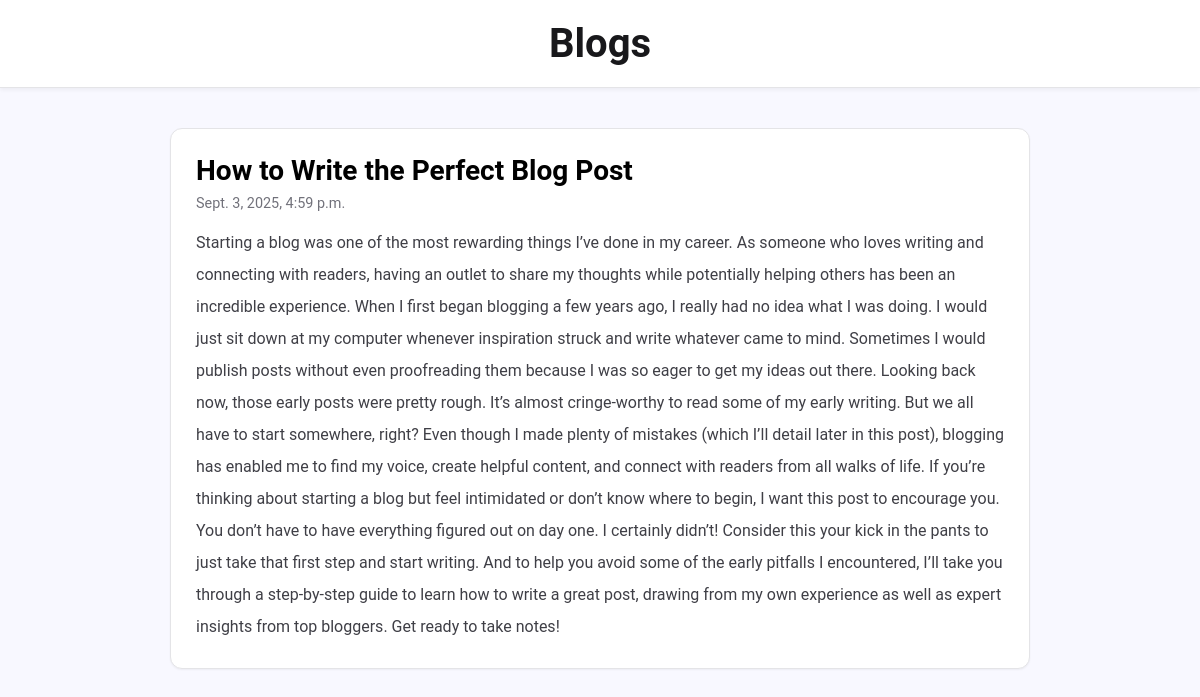
Screenshot of /post/8 with the database file from the repository.
### post/models.py (models this page shows)
class Post(models.Model):
  title = models.CharField(max_length=100)
  body = models.CharField(max_length=10000000)
  created = models.DateTimeField(default = datetime.now,blank=True)

### post/views.py (the view)
# urls.py: path('',include('post.urls'))
def post(request,pk):
  posts = Post.objects.get(id=pk)
  return render(request,'post.html',{'posts': posts})

### templates/post.html (shortened to what this page needs)
{% load static %}
<!DOCTYPE html>
<html>
<head>
  <link rel="stylesheet" href="{% static 'post.css' %}">
</head>
<body>
  <div class="header">
    <h2>Blogs</h2>
  </div>
  <div class="row">
    <div class="leftcolumn">
      <div class="card" style="text-decoration: none; color: black;">
        <h2>{{posts.title}}</h2>
        <h5>{{posts.created}}</h5>
        <p style="text-align: left; line-height: 2;">{{posts.body}}</p>
      </div>
    </div>
  </div>
</body>
</html>

### static/post.css (style rules this page uses)
* { box-sizing: border-box; margin: 0; padding: 0; }
body { background-color: #F8F8FF; color: #2c3e50; font-family: 'Roboto', sans-serif; }
.header { background: white; padding: 20px 40px; text-align: center; position: relative; border-bottom: 1px solid #e4e4e7; box-shadow: 0 2px 4px rgba(0, 0, 0, 0.05); }
.header h2 { font-size: 2.5rem; font-weight: 700; color: #18181b; }
.row { padding: 20px; max-width: 900px; margin: 0 auto; }
.card { background-color: white; padding: 25px; margin-top: 20px; border-radius: 12px; box-shadow: 0 1px 2px rgba(0, 0, 0, 0.05); transition: transform 0.2s ease-in-out, box-shadow 0.2s ease-in-out; border: 1px solid #e4e4e7; }
.card h2 { font-size: 1.75rem; margin-bottom: 8px; font-weight: 700; }
.card h5 { font-size: 0.9rem; color: #71717a; margin-bottom: 15px; font-weight: 400; }
.card p { font-size: 1rem; line-height: 1.6; color: #3f3f46; }

### rows the page displays
Post: title "How to Write the Perfect Blog Post", created "Sept. 3, 2025, 4:59 p.m.", body "Starting a blog was one of the most rewarding things I’ve done in my career. As someone who loves writing and connecting with readers, having an outlet to share my thoughts while potentially helping others has been an incredible experience. When I first began blogging a few years ago, I really had no idea what I was doing. I would just sit down at my computer whenever inspiration struck and write whatever came to mind. Sometimes I would publish posts without even proofreading them because I was so eager to get my ideas out there. Looking back now, those early posts were pretty rough. It’s almost cringe-worthy to read some of my early writing. But we all have to start somewhere, right? Even…"
